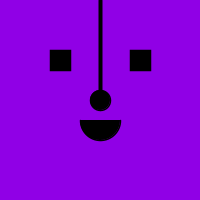
Frame 1 (no input)
Frame 60 (the mouse pressed at the canvas centre just before this capture): identical to frame 1, image omitted
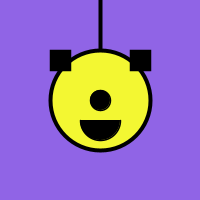
Frame 120 (the mouse held since frame 60 and released just before this capture)

The Processing sketch that drew these frames (run headless with seeded random() and noise(); from frame 60 on, the mouse is pressed at the canvas centre):

// Processing sketch: processing_35105
// ── processing_35105.pde

void setup(){
  size(200,200);
}


void draw(){
  background(144,mouseY,230);
  smooth();
  strokeWeight(4);
  line(width/2, height/2,width/2,-mouseY);
  
  ellipseMode(CENTER);
  fill(243,247,50);
  ellipse(width/2,height/2,-mouseY,-mouseY);
  
  strokeWeight(1.5);
  fill(0);
  rect(50,50,20,20);
  rect(130,50,20,20);
  ellipse(width/2,height/2, 20,20);
  arc(width/2,120,40,40,0, PI);  

}  
